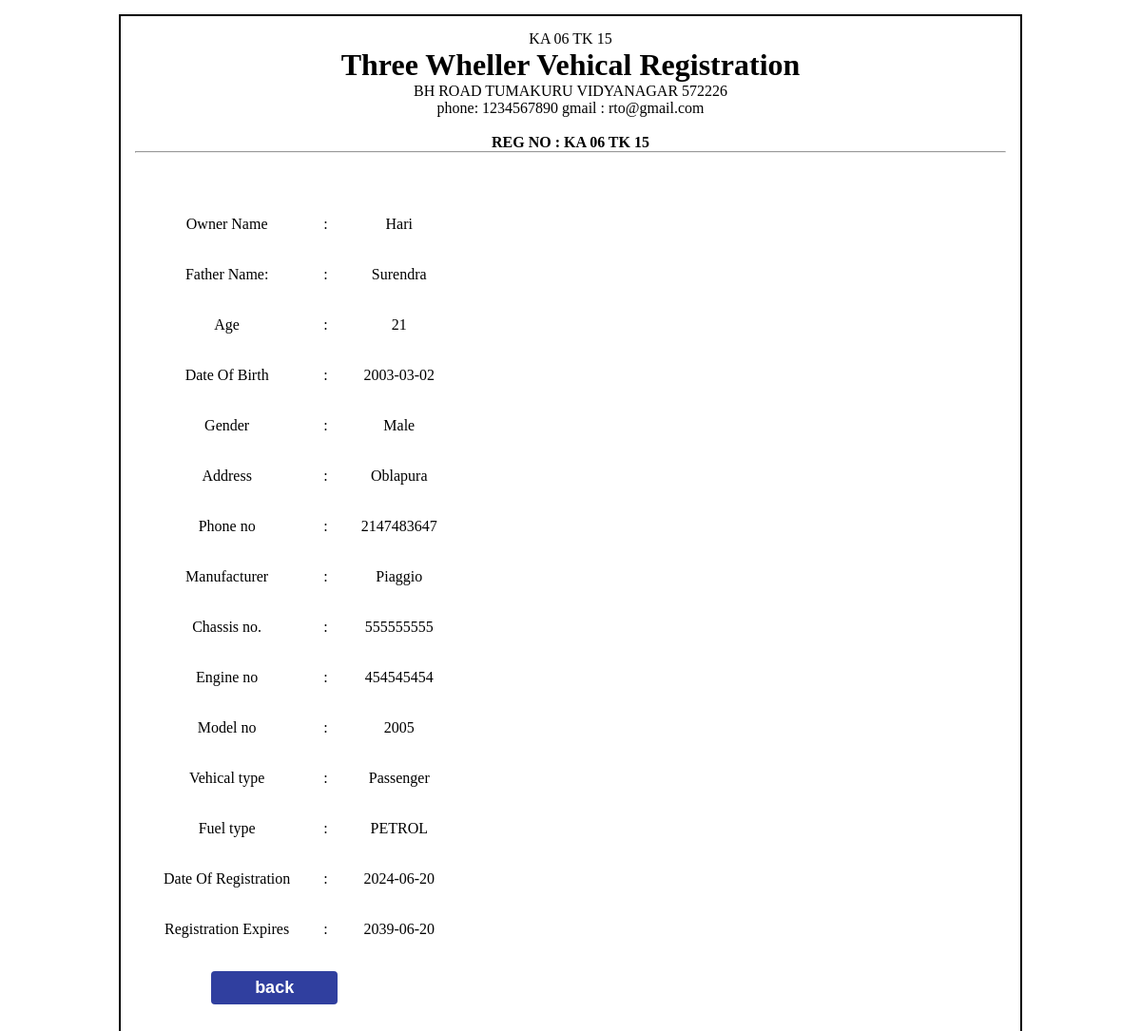
The page /admin/preview.php?id=15 (signed in) on the database its author committed.
### tables this page shows
CREATE TABLE `vehical` (
  `v_id` int(5) NOT NULL,
  `chassis_no` varchar(15) NOT NULL,
  `engine_no` varchar(15) NOT NULL,
  `fuel_type` varchar(15) NOT NULL,
  `v_type` varchar(15) NOT NULL,
  `model_no` int(5) NOT NULL,
  `manufacturer` varchar(15) NOT NULL,
  `vehical_status` varchar(10) NOT NULL DEFAULT 'ACTIVE'
);

CREATE TABLE `customer` (
  `c_id` int(5) NOT NULL,
  `name` varchar(30) DEFAULT NULL,
  `father_name` varchar(20) DEFAULT NULL,
  `gender` varchar(10) DEFAULT NULL,
  `dob` date DEFAULT NULL,
  `age` int(3) NOT NULL,
  `aadhar_no` int(8) DEFAULT NULL,
  `address` varchar(20) DEFAULT NULL,
  `dl_no` varchar(20) DEFAULT NULL,
  `phone` int(10) DEFAULT NULL,
  `r_no` int(11) DEFAULT NULL
);

CREATE TABLE `registration` (
  `v_id` int(5) DEFAULT NULL,
  `chassis_no` varchar(15) DEFAULT NULL,
  `engin_no` varchar(15) DEFAULT NULL,
  `r_no` int(5) NOT NULL,
  `r_date` date DEFAULT curdate(),
  `re_date` date DEFAULT NULL
);

### admin/preview.php (the view, shortened to what this page needs)
<!DOCTYPE html>
<html lang="en">
<head>
</head>
<body>
    <div class="header">
    <?php
        include('assects/config.php');
        echo "KA 06 TK " . $regno=$_GET['id'];
        $result =$con->query("SELECT *FROM vehical JOIN registration ON registration.v_id = vehical.v_id JOIN customer ON registration.r_no = customer.r_no where registration.r_no =$regno");
        if(mysqli_num_rows($result) != 0)
        {
           while($row=mysqli_fetch_array($result))
            {
    ?>
            <h1 color="blue">Three Wheller Vehical Registration</h1>
            <p>BH ROAD TUMAKURU VIDYANAGAR 572226   <br> phone: 1234567890  gmail : rto@gmail.com</p>
                <br>
           <strong> <?php echo "REG NO : KA 06 TK ".$regno?></strong>
           <br><hr><br>
           <table CELLSPACING="25" CELLPADING="15">
            <tr>
                <td>Owner Name</td><td>:</td>
                <td><?php echo $row['name'];?></td>
            </tr>
            <tr>
                <td>Father Name:</td><td>:</td>
                <td><?php echo $row['father_name'];?></td>
            </tr>
            <tr>
                <td>Age</td><td>:</td>
                <td><?php echo $row['age'];?></td>
            </tr>
            <tr>
                <td>Date Of Birth</td><td>:</td>
                <td><?php echo $row['dob'];?></td>
            </tr>
            <tr>
                <td>Gender</td><td>:</td>
                <td><?php echo $row['gender'];?></td>
            </tr>
            <tr>
                <td>Address</td><td>:</td>
                <td><?php echo $row['address'];?></td>
            </tr>
            <tr>
                <td>Phone no</td><td>:</td>
                <td><?php echo $row['phone'];?></td>
            </tr>
            <tr>
                <td>Manufacturer</td><td>:</td>
                <td><?php echo $row['manufacturer'];?></td>
            </tr>
            <tr>
                <td>Chassis no.</td><td>:</td>
                <td><?php echo $row['chassis_no'];?></td>
            </tr>
            <tr>
                <td>Engine no</td><td>:</td>
                <td><?php echo $row['engine_no'];?></td>
            </tr>
            <tr>
                <td>Model no</td><td>:</td>
                <td><?php echo $row['model_no'];?></td>
            </tr>
            <tr>
                <td>Vehical type</td><td>:</td>
                <td><?php echo $row['v_type'];?></td>
            </tr>
            <tr>
                <td>Fuel type</td><td>:</td>
                <td><?php echo $row['fuel_type'];?></td>
            </tr>
            <tr>
                <td>Date Of Registration</td><td>:</td>
                <td><?php echo $row['r_date'];?></td>
            </tr>
            <tr>
                <td>Registration Expires</td><td>:</td>
                <td><?php echo $row['re_date'];?></td>
            </tr>
            <tr>
                <br>
                <td><input type="button" value="back" class="btn" onclick="history.back()"/> </td>
                <td></td>
            </tr>
           </table>
       <?php
            }
        }
    ?>
    </div>
</body>
</html>

### admin/preview.php (style rules this page uses)
* { padding:0; margin:0; }
.header { text-align:center; border: 2px solid black; padding:15px; margin-left: 125px; margin-right:125px; margin-top:15px; margin-bottom:15px; }
table td { align : center; margin-left:180px; padding:5px; }
.btn { margin-left:50px ; width: 100%; height: 35px; background-color: #303f9f; border: none; outline: none; border-radius: 4px; cursor: pointer; font-size: 18px; color: white; font-weight: 600; }

### rows shown on the page
vehical: customer.name "Hari", customer.father_name "Surendra", customer.age "21", customer.dob "2003-03-02", customer.gender "Male", customer.address "Oblapura", customer.phone "2147483647", manufacturer "Piaggio", registration.chassis_no "555555555", engine_no "454545454", model_no "2005", v_type "Passenger", fuel_type "PETROL", registration.r_date "2024-06-20", registration.re_date "2039-06-20"

### other values the page prints
$regno=$_GET['id'] "15"
